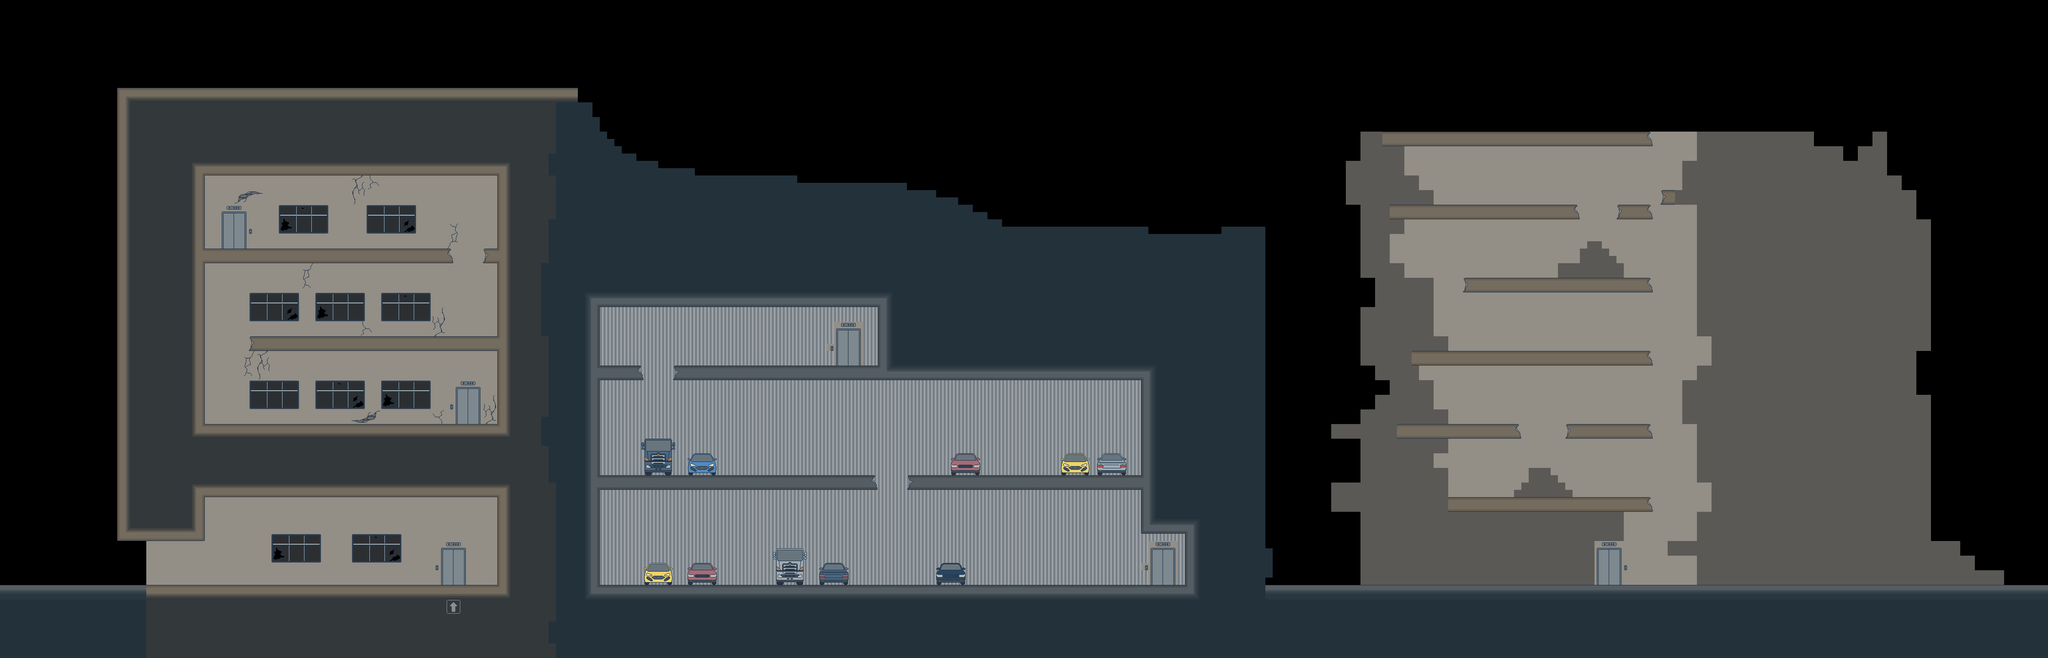

This game map was drawn from its Tiled (.tmx) file and the tilesets committed beside it. A one-line description and the trimmed map source follow:
An orthogonal 280x90 tile map with 16x16 px tiles, 3 tile layers (fond, collisions, autre), 1 hidden layer not drawn and 30 objects.

<map version="1.9" tiledversion="1.9.2" orientation="orthogonal" renderorder="right-down" width="280" height="90" tilewidth="16" tileheight="16" infinite="0" nextlayerid="8" nextobjectid="54">
 <editorsettings>
  <export target="map_niveau3.json" format="json" />
 </editorsettings>
 <tileset firstgid="1" name="tileset" tilewidth="16" tileheight="16" tilecount="2397" columns="51">
  <image source="../tileset.png" width="816" height="752" />
 </tileset>
 <layer id="3" name="fond" width="280" height="90">
  <data>[25200 cells, 9509 non-empty, 111 distinct tile ids]</data>
 </layer>
 <layer id="1" name="collisions" width="280" height="90">
  <data>[25200 cells, 11332 non-empty, 187 distinct tile ids]</data>
 </layer>
 <objectgroup id="5" name="ennemi1">
  <object id="3" x="573.333" y="509.333">
   <point />
  </object>
  <object id="5" x="1025.33" y="700">
   <point />
  </object>
  <object id="8" x="508" y="876">
   <point />
  </object>
  <object id="10" x="1744" y="766.667">
   <point />
  </object>
  <object id="13" x="1806.67" y="1024">
   <point />
  </object>
  <object id="16" x="1821.33" y="1212">
   <point />
  </object>
  <object id="22" x="3458.67" y="914.667">
   <point />
  </object>
  <object id="26" x="3104" y="576">
   <point />
  </object>
  <object id="29" x="3576" y="420">
   <point />
  </object>
 </objectgroup>
 <objectgroup id="6" name="ennemi2">
  <object id="43" x="3934" y="271">
   <point />
  </object>
  <object id="44" x="3429" y="561">
   <point />
  </object>
  <object id="45" x="3571" y="743">
   <point />
  </object>
  <object id="46" x="3211" y="893">
   <point />
  </object>
  <object id="47" x="3530" y="1063">
   <point />
  </object>
  <object id="48" x="2168" y="1248">
   <point />
  </object>
  <object id="49" x="1607" y="1231">
   <point />
  </object>
  <object id="51" x="1437" y="905">
   <point />
  </object>
  <object id="52" x="917" y="1245">
   <point />
  </object>
  <object id="53" x="585" y="700">
   <point />
  </object>
 </objectgroup>
 <objectgroup id="7" name="ennemi3">
  <object id="32" x="462" y="1249">
   <point />
  </object>
  <object id="33" x="717" y="512">
   <point />
  </object>
  <object id="34" x="944" y="891">
   <point />
  </object>
  <object id="35" x="962" y="696">
   <point />
  </object>
  <object id="36" x="1690" y="767">
   <point />
  </object>
  <object id="37" x="1953" y="1246">
   <point />
  </object>
  <object id="38" x="3669" y="1165">
   <point />
  </object>
  <object id="39" x="3367" y="1006">
   <point />
  </object>
  <object id="40" x="3223" y="721">
   <point />
  </object>
  <object id="41" x="3574" y="263">
   <point />
  </object>
  <object id="42" x="3405" y="428">
   <point />
  </object>
 </objectgroup>
 <layer id="4" name="autre" width="280" height="90">
  <data>[25200 cells, 12 non-empty, 12 distinct tile ids]</data>
 </layer>
 <imagelayer id="2" name="guide" visible="0" opacity="0.3">
  <image source="guide_lvl3.png" />
 </imagelayer>
</map>
